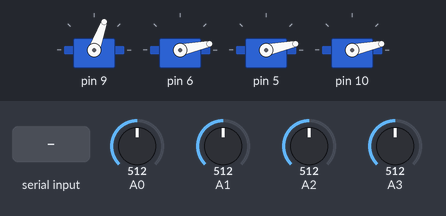
Bench run of a sketch on a simulated Arduino Uno, built with avr-gcc and run on an emulated ATmega328P. On the bench: 4 × servo. The inputs (shaded band) are chosen by the test bench; at power-on: A3 = 512, A0 = 512, A1 = 512, A2 = 512.

Above: at 1.25 s.
1.3 s: A3 set to 420
At 2.47 s:
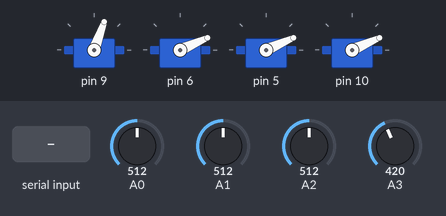
4.3 s: A3 set to 404
At 4.53 s:
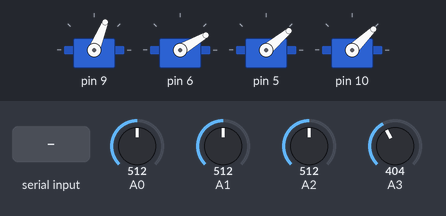
7.3 s: "30,150\n" received over the second serial link
10.3 s: A0 set to 600
13.3 s: A0 set to 619
At 13.52 s:
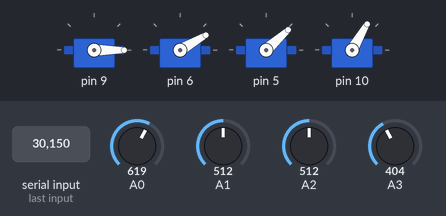
16.3 s: A1 set to 599
19.3 s: A1 set to 626
At 19.54 s:
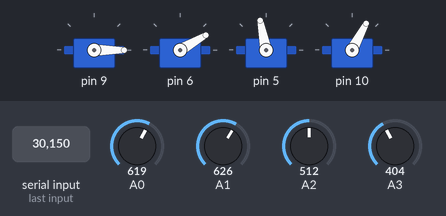
Timing chart, 0 to 24.9 s (numbered marks = the images above; inputs shaded):
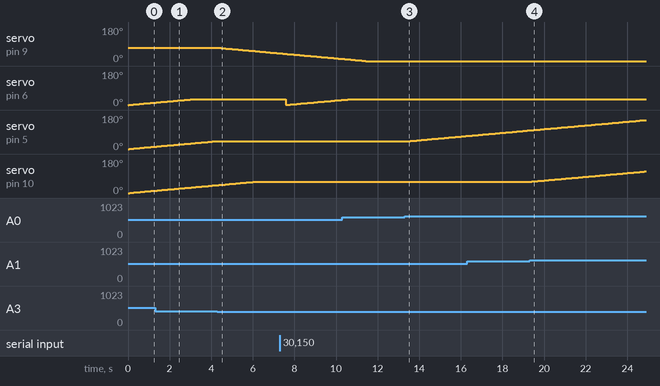

Measured:
- the behaviour switches between 412 and 411 on A3 (found by bisection; images 1 and 2)
- the behaviour switches between 612 and 613 on A1 (found by bisection; images 3 and 4)
- after the input at 4.3 s, servo on pin 9: moves from 70° to 41° over 2.9 s, starting after 0.09 s
- after the input at 7.3 s, servo on pin 6: 30° → 1° after 0.29 s, → 2° 0.10 s later, → 3° 0.10 s later, → 4° 0.10 s later, … (27 changes in this stretch)
- after the input at 13.3 s, servo on pin 5: moves from 40° to 69° over 2.9 s, starting after 0.07 s
- after the input at 19.3 s, servo on pin 10: moves from 60° to 114° over 5.4 s, starting after 0.10 s

The sketch:

robot_arm.ino
```cpp
#include <SoftwareSerial.h>

#include <Servo.h>


const int SERVOS = 4;

Servo MyServo[SERVOS];
int PIN[SERVOS],MAX[SERVOS],MIN[SERVOS],INITANGLE[SERVOS],ANA[SERVOS];
int Value[SERVOS],Idle[SERVOS];
int PreviousAngle[SERVOS],CurrentAngle[SERVOS];
int Servo_Moving[SERVOS]={0,0,0,0};

SoftwareSerial MySerial(12,13);

int BT_Servo=0;
int BT_Move=0;

void Move_Manu();
void Move_BT();
void CheckSoftSerial();
void setup() {
   MySerial.begin(9600);
   Serial.begin(9600);
   Move_lnit();

}

void loop() {
  Move_Manu();
  Move_BT();

}
void Move_lnit()
{
  PIN[0]=9;
  MIN[0]=0;
  MAX[0]=170;
  INITANGLE[0]=70;
  ANA[0]=3;

  PIN[1]=6;
  MIN[1]=30;
  MAX[1]=175;
  INITANGLE[1]=140;
  ANA[1]=2;

  PIN[2]=5;
  MIN[2]=40;
  MAX[2]=160;
  INITANGLE[2]=80;
  ANA[2]=0;

  PIN[3]=10;
  MIN[3]=60;
  MAX[3]=160;
  INITANGLE[3]=80;
  ANA[3]=1;

  for(int i=0;i<SERVOS;i++)
  {
    MyServo[i].attach(PIN[i]);
    MyServo[i].write(INITANGLE[i]);
    Value[i]=0;
    Idle[i]=0;
    PreviousAngle[i]=INITANGLE[i];
    }
  }
  void Move_Manu()
  {
    for (int i=0;i<SERVOS;i++)
    {
      Value[i]=analogRead(ANA[i]);
      CurrentAngle[i]=MyServo[i].read();

      if(Value[i]>612)
      {
        Idle[i]=0;
        if(CurrentAngle[i]<MAX[i])
        {++CurrentAngle[i];};
        if(!MyServo[i].attached())
        {MyServo[i].attach(PIN[i]);}
        MyServo[i].write(CurrentAngle[i]);
        }
      else if(Value[i]<412)
      {
        Idle[i]=0;
        if(CurrentAngle[i]>MIN[i])
        {--CurrentAngle[i];};
        if(!MyServo[i].attached())
        {MyServo[i].attach(PIN[i]);}
        MyServo[i].write(CurrentAngle[i]);
        }
       else{++Idle[i];}
       {
        if (Idle[i]>100)
        {
          MyServo[i].detach();
          Idle[i]=0;
          }
        }
        for (int i=0;i<SERVOS;i++)
        {
          if(!MyServo[i].attached())
          {MyServo[i].attach(PIN[i]);}
          MyServo[i].write(CurrentAngle[i]);
          }
      }   delay(20);
    }
    void Move_BT(){
      SoftSerial();

      for(int i=0;i<SERVOS;i++)
      {
        CurrentAngle[i]+=Servo_Moving[i];
        CurrentAngle[i] = CurrentAngle[i]>MAX[i]?--CurrentAngle[i]:CurrentAngle[i];
        CurrentAngle[i] = CurrentAngle[i]<MIN[i]?++CurrentAngle[i]:CurrentAngle[i];
        MyServo[i].write(CurrentAngle[i]);
        delay(20);
        }
      }
     void SoftSerial()
     {
      String Str="";

      if (MySerial.available())
      {
        for (int i =0;i<2;i++)
        {
          Str+=(char)MySerial.read();
          }
          int Value = Str.toInt();
          BT_Servo=Value/10;

          int Angle = Value%10;
          if(Angle==2){BT_Move=-1;}
          else{BT_Move=0;}

          Servo_Moving[BT_Servo]=BT_Move;
        }
      }
```
